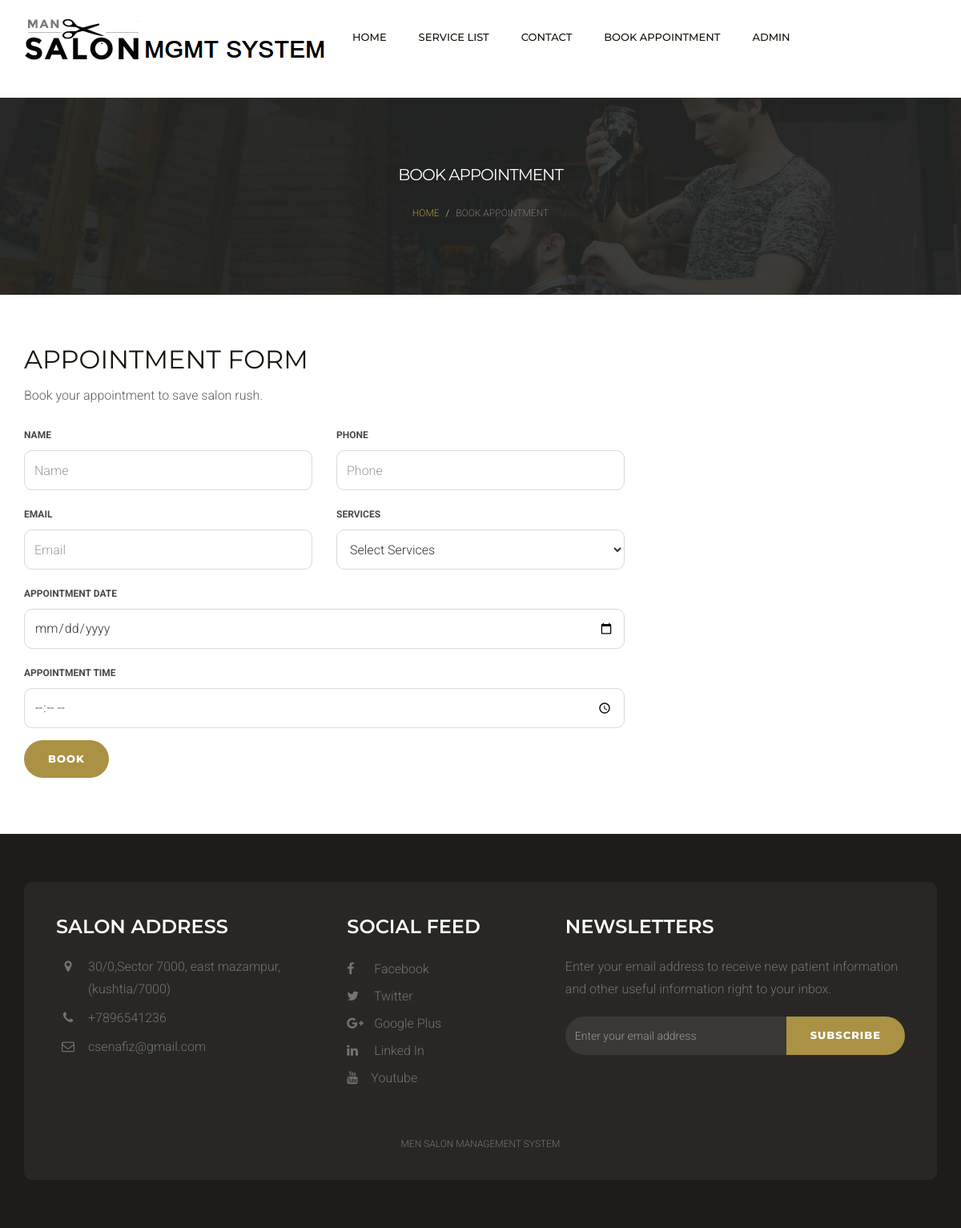
Screenshot of /msms/appointment.php with the database file from the repository.
### tables this page shows
CREATE TABLE `tblpage` (
  `ID` int(10) NOT NULL,
  `PageType` varchar(200) DEFAULT NULL,
  `PageTitle` mediumtext DEFAULT NULL,
  `PageDescription` mediumtext DEFAULT NULL,
  `Email` varchar(200) DEFAULT NULL,
  `MobileNumber` bigint(10) DEFAULT NULL,
  `UpdationDate` date DEFAULT NULL,
  `Timing` varchar(200) NOT NULL
);

### msms/appointment.php (the view, shortened to what this page needs)
<?php
include('includes/dbconnection.php');
?>
<!DOCTYPE html>
<html lang="en">
<head>
    <link href="css/bootstrap.min.css" rel="stylesheet">
    <link href="css/font-awesome.min.css" rel="stylesheet">
    <link href="css/style.css" rel="stylesheet">
</head>
<body>
    <?php include_once('includes/header.php');?>
    <div class="page-header">
        <div class="container">
            <div class="row">
                <div class="col-lg-12 col-md-12 col-sm-12 col-xs-12">
                    <div class="page-caption">
                        <h2 class="page-title">Book Appointment</h2>
                        <div class="page-breadcrumb">
                            <ol class="breadcrumb">
                                <li><a href="index.php">Home</a></li>
                                <li class="active">Book Appointment</li>
                            </ol>
                        </div>
                    </div>
                </div>
            </div>
        </div>
    </div>
    <div class="content">
        <div class="container">
            <div class="row">
                <div class="col-lg-8 col-md-8 col-sm-8 col-xs-12">
                    <div class="row">
                        <div class="col-lg-12 col-md-12 col-sm-12 col-xs-12">
                            <h1>Appointment Form</h1>
                            <p> Book your appointment to save salon rush.</p>
                            <form method="post">
                                <div class="row">
                                    <div class="col-md-6">
                                        <label class="control-label" for="name">Name</label>
                                        <input type="text" class="form-control" id="name" placeholder="Name" name="name" required="true">
                                    </div>
                                    <div class="col-md-6">
                                        <label class="control-label" for="phone">phone</label>
                                        <input type="text" class="form-control" id="phone" name="phone" placeholder="Phone" required="true" maxlength="10" pattern="[0-9]+">
                                    </div>
                                    <div class="col-md-6">
                                        <label class="control-label" for="email">email</label>
                                         <input type="email" class="form-control" id="appointment_email" placeholder="Email" name="email" required="true">
                                    </div>
                                    <div class="col-md-6">
                                        <label class="control-label" for="Subject">Services</label>
                                        <select name="services" id="services" required="true" class="form-control">
                                <option value="">Select Services</option>
                              </select>
                                    </div>
                                    <div class="col-lg-12 col-md-12 col-sm-12 col-xs-12">
                                        <div class="form-group">
                                            <label class="control-label" for="textarea">Appointment Date</label>
                                            <input type="date" class="form-control appointment_date" placeholder="Date" name="adate" id='inputdate' required="true">
                                        </div>
                                    </div>
                                    <div class="col-lg-12 col-md-12 col-sm-12 col-xs-12">
                                        <div class="form-group">
                                            <label class="control-label" for="textarea">Appointment Time</label>
                                            <input type="time" class="form-control appointment_time" placeholder="Time" name="atime" id='atime' required="true">
                                        </div>
                                    </div>
                                    <div class="col-md-12">
                                        <div class="form-group">
                                            <button type="submit" id="submit" name="submit" class="btn btn-default">Book</button>
                                        </div>
                                    </div>
                                </div>
                            </form>
                        </div>
                    </div>
                </div>
            </div>
        </div>
    </div>
<?php include_once('includes/footer.php');?>
</body>
</html>

### msms/includes/footer.php (shortened to what this page needs)
<?php
include('includes/dbconnection.php');
  ?>
<div class="footer">
        <div class="container">
            <div class="footer-block">
                <div class="row">
                    <div class="col-lg-4 col-md-4 col-sm-6 col-xs-12">
                        <div class="footer-widget">
                            <h2 class="widget-title">Salon Address</h2>
                            <ul class="listnone contact">
                                <?php
$ret=mysqli_query($con,"select * from tblpage where PageType='contactus' ");
while ($row=mysqli_fetch_array($ret)) {
?>
                                <li><i class="fa fa-map-marker"></i> <?php  echo $row['PageDescription'];?> </li>
                                <li><i class="fa fa-phone"></i> +<?php  echo $row['MobileNumber'];?></li>
                                <li><i class="fa fa-envelope-o"></i>  <?php  echo $row['Email'];?></li><?php } ?>
                            </ul>
                        </div>
                    </div>
                    <div class="col-lg-3 col-md-3 col-sm-6 col-xs-12">
                        <div class="footer-widget footer-social">
                            <h2 class="widget-title">Social Feed</h2>
                            <ul class="listnone">
                                <li>
                                    <a href="#"> <i class="fa fa-facebook"></i> Facebook </a>
                                </li>
                                <li><a href="#"><i class="fa fa-twitter"></i> Twitter</a></li>
                                <li><a href="#"><i class="fa fa-google-plus"></i> Google Plus</a></li>
                                <li><a href="#"><i class="fa fa-linkedin"></i> Linked In</a></li>
                                <li>
                                    <a href="#"> <i class="fa fa-youtube"></i>Youtube</a>
                                </li>
                            </ul>
                        </div>
                    </div>
                    <div class="col-lg-5 col-md-5 col-sm-12 col-xs-12">
                        <div class="footer-widget widget-newsletter">
                            <h2 class="widget-title">Newsletters</h2>
                            <p>Enter your email address to receive new patient information and other useful information right to your inbox.</p>
                            <form method="post">
                            <div class="input-group">
                                <input type="text" class="form-control" placeholder="Enter your email address" name="email">
                                <span class="input-group-btn">
                            <button class="btn btn-default" type="submit" value="submit" name="sub">Subscribe</button>
                            </span>
                            </div></form>
                        </div>
                    </div>
                </div>
                <div class="tiny-footer">
                    <div class="row">
                        <div class="col-lg-12 col-md-12 col-sm-12 col-xs-12">
                            <div class="copyright-content">
                                <p> Men Salon Management System </p>
                            </div>
                        </div>
                    </div>
                </div>
            </div>
        </div>
    </div>

### msms/css/style.css (style rules this page uses)
body { font-size: 16px; background-color: #fff; color: #5d5c59; font-family: 'Roboto', sans-serif; line-height: 28px; font-weight: 300; }
h1, h2, h3, h4, h5, h6 { margin: 0; padding: 0; margin-bottom: 10px; color: #18150d; font-weight: 400; font-family: 'Montserrat', sans-serif; text-transform: uppercase; -webkit-font-smoothing: antialiased; text-rendering: optimizeLegibility; }
h1 { font-size: 32px; line-height: 42px; }
h2 { font-size: 24px; line-height: 32px; }
p { margin: 0 0 20px; }
p:last-child { margin-bottom: 0px; }
ul, ol { margin: 0; }
a { color: #aa9144; text-decoration: none; -webkit-transition: all 0.3s; -moz-transition: all 0.3s; transition: all 0.3s; }
.listnone { list-style: none; padding: 0px; }
.control-label { color: #474747; font-weight: 700; font-size: 12px; text-transform: uppercase; }
.form-control { width: 100%; height: 50px; padding: 6px 12px; font-size: 16px; line-height: 1.42857143; color: #333; background-color: #fff; border: 1px solid #dcd9d3; background-image: none; border-radius: 10px; -webkit-box-shadow: inset 0 0px 0px rgba(255, 255, 255, .075); box-shadow: inset 3px 3px 3px rgba(255, 255, 255, .075); margin-bottom: 15px; }
.form-group { margin-bottom: 10px; }
.btn { display: inline-block; padding: 14px 30px; margin-bottom: 0; font-size: 13px; font-weight: 800; letter-spacing: 1px; line-height: 1.42857143; text-align: center; border: none; text-transform: uppercase; border-radius: 100px;font-family: 'Montserrat', sans-serif; -webkit-font-smoothing: antialiased; text-rendering: optimizeLegibility; }
.btn-default { color: #fff; background-color: #aa9144; }
.page-header { background: linear-gradient(rgba(36, 39, 38, 0.5), rgba(36, 39, 38, 0.5)), rgba(36, 39, 38, 0.5) url(../images/page-header.jpg) no-repeat center; background-size: cover; margin: 0; border-bottom: none; padding-bottom: 0px; }
.page-caption { padding: 120px 0px; position: relative; z-index: 1; color: #fff; text-align: center; }
.page-title { color: #fff; font-size: 40px; font-weight: 400; letter-spacing: -1px; }
.page-breadcrumb .breadcrumb { background-color: transparent; margin-bottom: 0px; font-size: 12px; text-transform: uppercase; }
.content { padding-top: 60px; padding-bottom: 60px; }
.footer { background-color: #1e1c18; padding-top: 60px; padding-bottom: 60px; }
.footer-block { background-color: #282725;padding: 40px 40px 10px 40px; border-radius: 10px; }
.footer-widget p { color: #747474; }
.footer-widget .widget-title { color: #fff; font-weight: 600; padding-bottom: 20px; margin-bottom: 30px; }
.footer-widget li a { color: #747474; line-height: 34px; }
.footer-social ul li a i { padding-right: 10px; width: 30px; }
.footer .contact li { position: relative; padding-left: 40px; display: block; ' margin-bottom: 8px; padding: 0 0 8px 40px; color: #747474; }
.footer .contact li i { display: block; position: absolute; top: 5px; left: 0; width: 30px; font-size: 16px; text-align: center; }
.widget-newsletter .form-control { height: 48px; color: #eee; background-color: #393836; border: none; box-shadow: none; font-size: 14px; border-radius: 30px 0px 0px 30px; }
.widget-newsletter button { height: 48px; }
.tiny-footer { padding-top: 19px; padding-bottom: 9px; font-size: 12px; color: #56575e; text-align: left; text-transform: uppercase; text-align: center; }
.copyright-content { padding: 12px; color: #747474; }
.widget-title { margin-bottom: 20px; }
@media only screen and (max-width : 1200px) { .footer-widget { margin-bottom: 20px; } }
@media only screen and (max-width : 1200px) { .footer-widget .widget-title { margin-bottom: 0px; } }
@media only screen and (max-width : 1200px) { .page-title { font-size: 20px; } }
@media only screen and (max-width : 1200px) { .page-caption { padding: 80px 0px; } }

### rows the page displays
tblpage: PageDescription "30/0,Sector 7000, east mazampur, (kushtia/7000)", MobileNumber "7896541236", Email "csenafiz@gmail.com"
